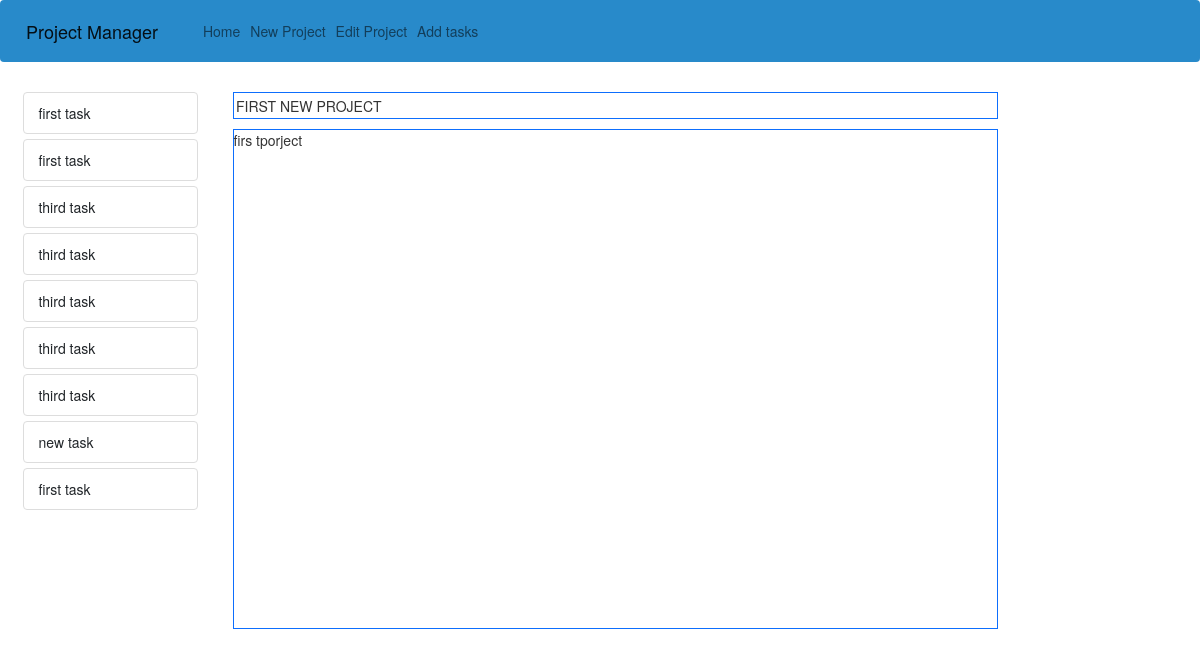
/project/First new project, run on an earlier commit of the app's database.
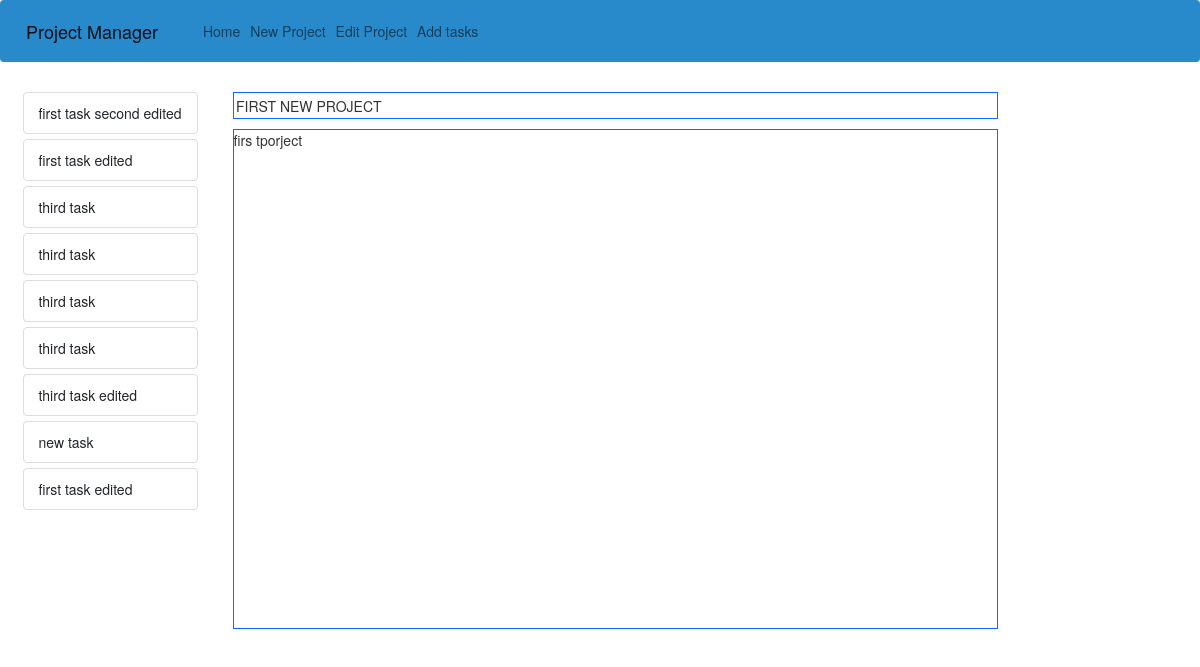
And on a later commit of the database.
### run.py (models this page shows, shortened)
class Task(db.Model):
    id = db.Column(db.Integer, primary_key=True)
    title = db.Column(db.String, unique=False, nullable=False)
    description = db.Column(db.String)
    project_id = db.Column(db.Integer, db.ForeignKey("project.id"), nullable=False)

### run.py (the view, shortened to what this page needs)
@app.route("/project/<project_title>", methods=["POST", "GET"])
def projectPage(project_title):
    project = Project.query.filter_by(title=str(project_title)).first()
    tasks = project.tasks
    return render_template("project.html", project=project, tasks=tasks)

### templates/project.html
{% extends "layout.html" %}
{% block nav_item %}
    <ul class="navbar-nav">
        <li class="nav-item">
            <a class="nav-link" href="#">Edit Project</a>
        </li>
        <li class="nav-item">
            <a class="nav-link" href="{{url_for('addTask', project_title=project.title)}}">Add tasks</a>
        </li>
    </ul>
{% endblock %}
{% block content %}
<div class="container-fluid m-2 ">
    <div class="row">
        {% if tasks %}
            <div class="col col-2 m-2">
                {%for task in tasks%}
                        <ul class="list-group m-2">
                            <a href="{{url_for('taskPage', project_title=project.title, task_title=task.title)}}"><li class="list-group-item">{{task.title}}</li></a>
                        </ul>
                {%endfor%}
            </div>
        {%endif%}
        <div class="col-8">
            <div class="d-flex align-items-center justify-content-start m-3 border border-primary">
                <p class="text-uppercase font-weight-bold m-1">{{project.title}}</p>
            </div>
            <div class="justify-content-start m-3 border-primary custum-div ">
                <p>{{project.description}}</p>
            </div>
        </div>
    </div>
</div>
{% endblock %}

What changed in the data, as far as the page shows it:
changed Task: title "first task" → "first task second edited"
changed Task (number 2 of 9 on the later page): title "first task" → "first task edited"
changed Task: title "third task" → "third task edited"
changed Task (number 9 of 9 on the later page): title "first task" → "first task edited"
